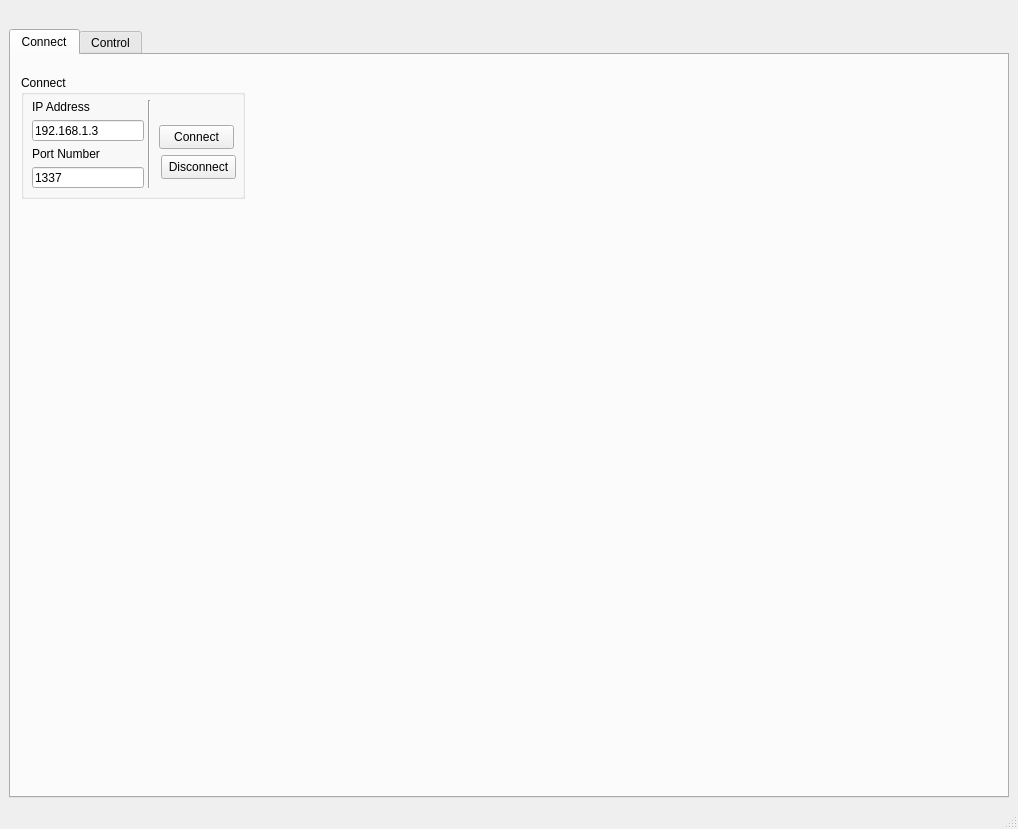
<?xml version="1.0" encoding="UTF-8"?>
<ui version="4.0">
 <class>MainWindow</class>
 <widget class="QMainWindow" name="MainWindow">
  <property name="geometry">
   <rect>
    <x>0</x>
    <y>0</y>
    <width>1018</width>
    <height>829</height>
   </rect>
  </property>
  <property name="windowTitle">
   <string>MainWindow</string>
  </property>
  <widget class="QWidget" name="centralwidget">
   <layout class="QVBoxLayout" name="verticalLayout_5">
    <item>
     <widget class="QLabel" name="label">
      <property name="text">
       <string/>
      </property>
      <property name="pixmap">
       <pixmap resource="resources.qrc">:/images/Images/headerImage.png</pixmap>
      </property>
     </widget>
    </item>
    <item>
     <widget class="QTabWidget" name="tabWidget">
      <property name="currentIndex">
       <number>0</number>
      </property>
      <widget class="QWidget" name="tab_2">
       <attribute name="title">
        <string>Connect</string>
       </attribute>
       <widget class="QGroupBox" name="groupBox_11">
        <property name="geometry">
         <rect>
          <x>10</x>
          <y>20</y>
          <width>224</width>
          <height>124</height>
         </rect>
        </property>
        <property name="title">
         <string>Connect</string>
        </property>
        <widget class="QPushButton" name="connectButton">
         <property name="geometry">
          <rect>
           <x>138</x>
           <y>50</y>
           <width>75</width>
           <height>24</height>
          </rect>
         </property>
         <property name="sizePolicy">
          <sizepolicy hsizetype="Minimum" vsizetype="Fixed">
           <horstretch>0</horstretch>
           <verstretch>0</verstretch>
          </sizepolicy>
         </property>
         <property name="text">
          <string>Connect</string>
         </property>
        </widget>
        <widget class="Line" name="line_2">
         <property name="geometry">
          <rect>
           <x>120</x>
           <y>25</y>
           <width>16</width>
           <height>88</height>
          </rect>
         </property>
         <property name="orientation">
          <enum>Qt::Vertical</enum>
         </property>
        </widget>
        <widget class="QPushButton" name="disconnectButton">
         <property name="geometry">
          <rect>
           <x>140</x>
           <y>80</y>
           <width>75</width>
           <height>24</height>
          </rect>
         </property>
         <property name="sizePolicy">
          <sizepolicy hsizetype="Minimum" vsizetype="Fixed">
           <horstretch>0</horstretch>
           <verstretch>0</verstretch>
          </sizepolicy>
         </property>
         <property name="text">
          <string>Disconnect</string>
         </property>
        </widget>
        <widget class="QWidget" name="">
         <property name="geometry">
          <rect>
           <x>11</x>
           <y>25</y>
           <width>112</width>
           <height>88</height>
          </rect>
         </property>
         <layout class="QVBoxLayout" name="verticalLayout_10">
          <item>
           <widget class="QLabel" name="label_2">
            <property name="text">
             <string>IP Address</string>
            </property>
           </widget>
          </item>
          <item>
           <widget class="QLineEdit" name="ipAddressEdit">
            <property name="text">
             <string>192.168.1.3</string>
            </property>
           </widget>
          </item>
          <item>
           <widget class="QLabel" name="label_3">
            <property name="text">
             <string>Port Number</string>
            </property>
           </widget>
          </item>
          <item>
           <widget class="QLineEdit" name="portEdit">
            <property name="text">
             <string>1337</string>
            </property>
           </widget>
          </item>
         </layout>
        </widget>
       </widget>
      </widget>
      <widget class="QWidget" name="tab">
       <attribute name="title">
        <string>Control</string>
       </attribute>
       <layout class="QVBoxLayout" name="verticalLayout_4">
        <item>
         <layout class="QHBoxLayout" name="horizontalLayout_3">
          <item>
           <widget class="QGroupBox" name="groupBox">
            <property name="title">
             <string>Motor A</string>
            </property>
            <layout class="QVBoxLayout" name="verticalLayout">
             <item>
              <layout class="QHBoxLayout" name="horizontalLayout">
               <item>
                <spacer name="horizontalSpacer">
                 <property name="orientation">
                  <enum>Qt::Horizontal</enum>
                 </property>
                 <property name="sizeHint" stdset="0">
                  <size>
                   <width>13</width>
                   <height>20</height>
                  </size>
                 </property>
                </spacer>
               </item>
               <item>
                <widget class="QSlider" name="motor0Slider">
                 <property name="orientation">
                  <enum>Qt::Vertical</enum>
                 </property>
                </widget>
               </item>
               <item>
                <spacer name="horizontalSpacer_2">
                 <property name="orientation">
                  <enum>Qt::Horizontal</enum>
                 </property>
                 <property name="sizeHint" stdset="0">
                  <size>
                   <width>13</width>
                   <height>20</height>
                  </size>
                 </property>
                </spacer>
               </item>
              </layout>
             </item>
             <item>
              <widget class="QSpinBox" name="motor0SpinBox"/>
             </item>
            </layout>
           </widget>
          </item>
          <item>
           <widget class="QGroupBox" name="groupBox_2">
            <property name="title">
             <string>Motor B</string>
            </property>
            <layout class="QVBoxLayout" name="verticalLayout_6">
             <item>
              <layout class="QHBoxLayout" name="horizontalLayout_5">
               <item>
                <spacer name="horizontalSpacer_9">
                 <property name="orientation">
                  <enum>Qt::Horizontal</enum>
                 </property>
                 <property name="sizeHint" stdset="0">
                  <size>
                   <width>13</width>
                   <height>20</height>
                  </size>
                 </property>
                </spacer>
               </item>
               <item>
                <widget class="QSlider" name="motor1Slider">
                 <property name="orientation">
                  <enum>Qt::Vertical</enum>
                 </property>
                </widget>
               </item>
               <item>
                <spacer name="horizontalSpacer_10">
                 <property name="orientation">
                  <enum>Qt::Horizontal</enum>
                 </property>
                 <property name="sizeHint" stdset="0">
                  <size>
                   <width>13</width>
                   <height>20</height>
                  </size>
                 </property>
                </spacer>
               </item>
              </layout>
             </item>
             <item>
              <widget class="QSpinBox" name="motor1SpinBox"/>
             </item>
            </layout>
           </widget>
          </item>
          <item>
           <widget class="QGroupBox" name="groupBox_3">
            <property name="title">
             <string>Motor C</string>
            </property>
            <layout class="QVBoxLayout" name="verticalLayout_7">
             <item>
              <layout class="QHBoxLayout" name="horizontalLayout_6">
               <item>
                <spacer name="horizontalSpacer_11">
                 <property name="orientation">
                  <enum>Qt::Horizontal</enum>
                 </property>
                 <property name="sizeHint" stdset="0">
                  <size>
                   <width>13</width>
                   <height>20</height>
                  </size>
                 </property>
                </spacer>
               </item>
               <item>
                <widget class="QSlider" name="motor2Slider">
                 <property name="orientation">
                  <enum>Qt::Vertical</enum>
                 </property>
                </widget>
               </item>
               <item>
                <spacer name="horizontalSpacer_12">
                 <property name="orientation">
                  <enum>Qt::Horizontal</enum>
                 </property>
                 <property name="sizeHint" stdset="0">
                  <size>
                   <width>13</width>
                   <height>20</height>
                  </size>
                 </property>
                </spacer>
               </item>
              </layout>
             </item>
             <item>
              <widget class="QSpinBox" name="motor2SpinBox"/>
             </item>
            </layout>
           </widget>
          </item>
          <item>
           <widget class="QGroupBox" name="groupBox_4">
            <property name="title">
             <string>Motor D</string>
            </property>
            <layout class="QVBoxLayout" name="verticalLayout_8">
             <item>
              <layout class="QHBoxLayout" name="horizontalLayout_7">
               <item>
                <spacer name="horizontalSpacer_13">
                 <property name="orientation">
                  <enum>Qt::Horizontal</enum>
                 </property>
                 <property name="sizeHint" stdset="0">
                  <size>
                   <width>13</width>
                   <height>20</height>
                  </size>
                 </property>
                </spacer>
               </item>
               <item>
                <widget class="QSlider" name="motor3Slider">
                 <property name="orientation">
                  <enum>Qt::Vertical</enum>
                 </property>
                </widget>
               </item>
               <item>
                <spacer name="horizontalSpacer_14">
                 <property name="orientation">
                  <enum>Qt::Horizontal</enum>
                 </property>
                 <property name="sizeHint" stdset="0">
                  <size>
                   <width>13</width>
                   <height>20</height>
                  </size>
                 </property>
                </spacer>
               </item>
              </layout>
             </item>
             <item>
              <widget class="QSpinBox" name="motor3SpinBox"/>
             </item>
            </layout>
           </widget>
          </item>
          <item>
           <widget class="Line" name="line">
            <property name="orientation">
             <enum>Qt::Vertical</enum>
            </property>
           </widget>
          </item>
          <item>
           <widget class="QGroupBox" name="groupBox_5">
            <property name="title">
             <string>Master</string>
            </property>
            <layout class="QVBoxLayout" name="verticalLayout_9">
             <item>
              <layout class="QHBoxLayout" name="horizontalLayout_8">
               <item>
                <spacer name="horizontalSpacer_15">
                 <property name="orientation">
                  <enum>Qt::Horizontal</enum>
                 </property>
                 <property name="sizeHint" stdset="0">
                  <size>
                   <width>13</width>
                   <height>20</height>
                  </size>
                 </property>
                </spacer>
               </item>
               <item>
                <widget class="QSlider" name="masterMotorSlider">
                 <property name="orientation">
                  <enum>Qt::Vertical</enum>
                 </property>
                </widget>
               </item>
               <item>
                <spacer name="horizontalSpacer_16">
                 <property name="orientation">
                  <enum>Qt::Horizontal</enum>
                 </property>
                 <property name="sizeHint" stdset="0">
                  <size>
                   <width>13</width>
                   <height>20</height>
                  </size>
                 </property>
                </spacer>
               </item>
              </layout>
             </item>
             <item>
              <widget class="QSpinBox" name="masterMotorSpinBox"/>
             </item>
            </layout>
           </widget>
          </item>
          <item>
           <layout class="QVBoxLayout" name="verticalLayout_3">
            <item>
             <widget class="QGroupBox" name="groupBox_7">
              <property name="title">
               <string>Accelerometer</string>
              </property>
              <layout class="QHBoxLayout" name="horizontalLayout_2">
               <item>
                <widget class="QGroupBox" name="groupBox_8">
                 <property name="title">
                  <string>X-Axis</string>
                 </property>
                 <layout class="QGridLayout" name="gridLayout">
                  <item row="0" column="0">
                   <widget class="QLineEdit" name="lineEdit">
                    <property name="styleSheet">
                     <string notr="true">background-color: rgb(6, 5, 4);
color: rgb(64, 181, 64);
font: 9pt &quot;Monospace&quot;;</string>
                    </property>
                    <property name="alignment">
                     <set>Qt::AlignCenter</set>
                    </property>
                   </widget>
                  </item>
                 </layout>
                </widget>
               </item>
               <item>
                <widget class="QGroupBox" name="groupBox_9">
                 <property name="title">
                  <string>X-Axis</string>
                 </property>
                 <layout class="QGridLayout" name="gridLayout_2">
                  <item row="0" column="0">
                   <widget class="QLineEdit" name="lineEdit_2">
                    <property name="styleSheet">
                     <string notr="true">background-color: rgb(6, 5, 4);
color: rgb(64, 181, 64);
font: 9pt &quot;Monospace&quot;;</string>
                    </property>
                    <property name="alignment">
                     <set>Qt::AlignCenter</set>
                    </property>
                   </widget>
                  </item>
                 </layout>
                </widget>
               </item>
               <item>
                <widget class="QGroupBox" name="groupBox_10">
                 <property name="title">
                  <string>X-Axis</string>
                 </property>
                 <layout class="QGridLayout" name="gridLayout_3">
                  <item row="0" column="0">
                   <widget class="QLineEdit" name="lineEdit_3">
                    <property name="styleSheet">
                     <string notr="true">background-color: rgb(6, 5, 4);
color: rgb(64, 181, 64);
font: 9pt &quot;Monospace&quot;;</string>
                    </property>
                    <property name="alignment">
                     <set>Qt::AlignCenter</set>
                    </property>
                   </widget>
                  </item>
                 </layout>
                </widget>
               </item>
              </layout>
             </widget>
            </item>
            <item>
             <widget class="QGroupBox" name="groupBox_6">
              <property name="title">
               <string>Meower</string>
              </property>
              <layout class="QVBoxLayout" name="verticalLayout_2">
               <item>
                <widget class="QComboBox" name="comboBox">
                 <item>
                  <property name="text">
                   <string>Meow1.wav</string>
                  </property>
                 </item>
                 <item>
                  <property name="text">
                   <string>SurpriseMFcker.wav</string>
                  </property>
                 </item>
                </widget>
               </item>
               <item>
                <widget class="QPushButton" name="pushButton_2">
                 <property name="text">
                  <string>Launch</string>
                 </property>
                </widget>
               </item>
              </layout>
             </widget>
            </item>
            <item>
             <widget class="QPushButton" name="pushButton">
              <property name="font">
               <font>
                <pointsize>72</pointsize>
               </font>
              </property>
              <property name="styleSheet">
               <string notr="true">color: rgb(255, 0, 0);</string>
              </property>
              <property name="text">
               <string>ABORT</string>
              </property>
             </widget>
            </item>
           </layout>
          </item>
         </layout>
        </item>
        <item>
         <widget class="QPlainTextEdit" name="plainTextEdit">
          <property name="autoFillBackground">
           <bool>false</bool>
          </property>
          <property name="styleSheet">
           <string notr="true">background-color: rgb(6, 5, 4);
color: rgb(64, 181, 64);
font: 9pt &quot;Monospace&quot;;</string>
          </property>
          <property name="plainText">
           <string>[*] Wilfred is booting up... Done!
[*] Initalizing Drivers...   Done!
[+] MotorA: speed set to 50</string>
          </property>
         </widget>
        </item>
       </layout>
      </widget>
     </widget>
    </item>
   </layout>
  </widget>
  <widget class="QMenuBar" name="menubar">
   <property name="geometry">
    <rect>
     <x>0</x>
     <y>0</y>
     <width>1018</width>
     <height>19</height>
    </rect>
   </property>
  </widget>
  <widget class="QStatusBar" name="statusbar"/>
 </widget>
 <resources>
  <include location="resources.qrc"/>
 </resources>
 <connections>
  <connection>
   <sender>motor3Slider</sender>
   <signal>valueChanged(int)</signal>
   <receiver>motor3SpinBox</receiver>
   <slot>setValue(int)</slot>
   <hints>
    <hint type="sourcelabel">
     <x>370</x>
     <y>471</y>
    </hint>
    <hint type="destinationlabel">
     <x>377</x>
     <y>642</y>
    </hint>
   </hints>
  </connection>
  <connection>
   <sender>motor1SpinBox</sender>
   <signal>valueChanged(int)</signal>
   <receiver>motor1Slider</receiver>
   <slot>setValue(int)</slot>
   <hints>
    <hint type="sourcelabel">
     <x>157</x>
     <y>632</y>
    </hint>
    <hint type="destinationlabel">
     <x>160</x>
     <y>534</y>
    </hint>
   </hints>
  </connection>
  <connection>
   <sender>motor0Slider</sender>
   <signal>valueChanged(int)</signal>
   <receiver>motor0SpinBox</receiver>
   <slot>setValue(int)</slot>
   <hints>
    <hint type="sourcelabel">
     <x>66</x>
     <y>453</y>
    </hint>
    <hint type="destinationlabel">
     <x>80</x>
     <y>641</y>
    </hint>
   </hints>
  </connection>
  <connection>
   <sender>motor1Slider</sender>
   <signal>valueChanged(int)</signal>
   <receiver>motor1SpinBox</receiver>
   <slot>setValue(int)</slot>
   <hints>
    <hint type="sourcelabel">
     <x>168</x>
     <y>490</y>
    </hint>
    <hint type="destinationlabel">
     <x>168</x>
     <y>635</y>
    </hint>
   </hints>
  </connection>
  <connection>
   <sender>motor0SpinBox</sender>
   <signal>valueChanged(int)</signal>
   <receiver>motor0Slider</receiver>
   <slot>setValue(int)</slot>
   <hints>
    <hint type="sourcelabel">
     <x>62</x>
     <y>627</y>
    </hint>
    <hint type="destinationlabel">
     <x>64</x>
     <y>593</y>
    </hint>
   </hints>
  </connection>
  <connection>
   <sender>masterMotorSlider</sender>
   <signal>valueChanged(int)</signal>
   <receiver>motor3Slider</receiver>
   <slot>setValue(int)</slot>
   <hints>
    <hint type="sourcelabel">
     <x>506</x>
     <y>401</y>
    </hint>
    <hint type="destinationlabel">
     <x>369</x>
     <y>399</y>
    </hint>
   </hints>
  </connection>
  <connection>
   <sender>masterMotorSlider</sender>
   <signal>valueChanged(int)</signal>
   <receiver>masterMotorSpinBox</receiver>
   <slot>setValue(int)</slot>
   <hints>
    <hint type="sourcelabel">
     <x>513</x>
     <y>510</y>
    </hint>
    <hint type="destinationlabel">
     <x>501</x>
     <y>637</y>
    </hint>
   </hints>
  </connection>
  <connection>
   <sender>masterMotorSlider</sender>
   <signal>valueChanged(int)</signal>
   <receiver>motor2Slider</receiver>
   <slot>setValue(int)</slot>
   <hints>
    <hint type="sourcelabel">
     <x>511</x>
     <y>372</y>
    </hint>
    <hint type="destinationlabel">
     <x>260</x>
     <y>349</y>
    </hint>
   </hints>
  </connection>
  <connection>
   <sender>masterMotorSpinBox</sender>
   <signal>valueChanged(int)</signal>
   <receiver>masterMotorSlider</receiver>
   <slot>setValue(int)</slot>
   <hints>
    <hint type="sourcelabel">
     <x>492</x>
     <y>634</y>
    </hint>
    <hint type="destinationlabel">
     <x>511</x>
     <y>594</y>
    </hint>
   </hints>
  </connection>
  <connection>
   <sender>motor2SpinBox</sender>
   <signal>valueChanged(int)</signal>
   <receiver>motor2Slider</receiver>
   <slot>setValue(int)</slot>
   <hints>
    <hint type="sourcelabel">
     <x>260</x>
     <y>641</y>
    </hint>
    <hint type="destinationlabel">
     <x>262</x>
     <y>527</y>
    </hint>
   </hints>
  </connection>
  <connection>
   <sender>motor3SpinBox</sender>
   <signal>valueChanged(int)</signal>
   <receiver>motor3Slider</receiver>
   <slot>setValue(int)</slot>
   <hints>
    <hint type="sourcelabel">
     <x>356</x>
     <y>635</y>
    </hint>
    <hint type="destinationlabel">
     <x>372</x>
     <y>522</y>
    </hint>
   </hints>
  </connection>
  <connection>
   <sender>masterMotorSlider</sender>
   <signal>valueChanged(int)</signal>
   <receiver>motor0Slider</receiver>
   <slot>setValue(int)</slot>
   <hints>
    <hint type="sourcelabel">
     <x>512</x>
     <y>303</y>
    </hint>
    <hint type="destinationlabel">
     <x>60</x>
     <y>299</y>
    </hint>
   </hints>
  </connection>
  <connection>
   <sender>motor2Slider</sender>
   <signal>valueChanged(int)</signal>
   <receiver>motor2SpinBox</receiver>
   <slot>setValue(int)</slot>
   <hints>
    <hint type="sourcelabel">
     <x>266</x>
     <y>489</y>
    </hint>
    <hint type="destinationlabel">
     <x>285</x>
     <y>631</y>
    </hint>
   </hints>
  </connection>
  <connection>
   <sender>masterMotorSlider</sender>
   <signal>valueChanged(int)</signal>
   <receiver>motor1Slider</receiver>
   <slot>setValue(int)</slot>
   <hints>
    <hint type="sourcelabel">
     <x>503</x>
     <y>324</y>
    </hint>
    <hint type="destinationlabel">
     <x>167</x>
     <y>322</y>
    </hint>
   </hints>
  </connection>
 </connections>
</ui>
